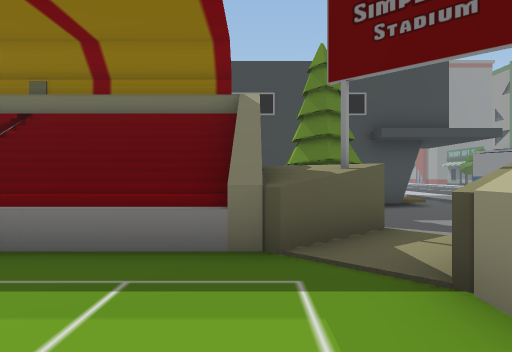
view 1 (above)

24 first-person views from a walk through a Unity game level. The camera is 1.5 m above the floor, looks level and sees 70° across. The floor is counted in squares, 2 m on a side. Each view is taken from the middle of a square. On the plan, view 1 faces up. The plan holds only what a view shows up to about 11 squares ahead; the rest is blank. The place goes on beyond the plan. The player character is not drawn. Some surface patterns are stand-ins.

view 2
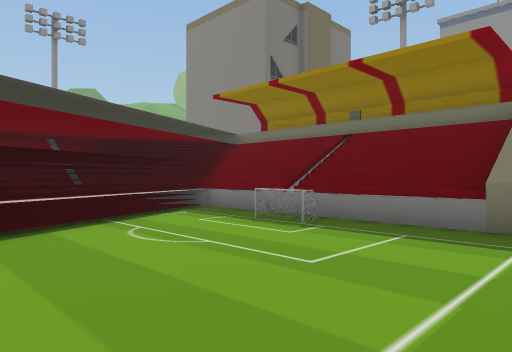

view 3
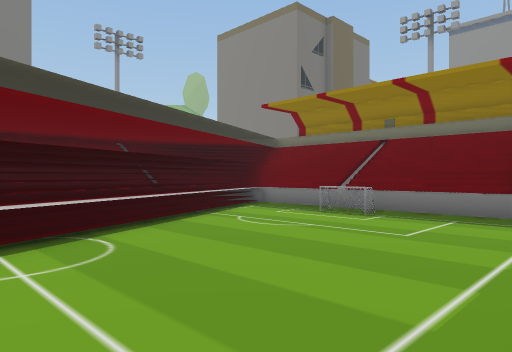

view 4
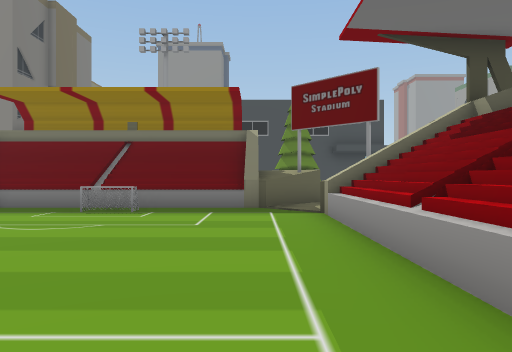

view 5
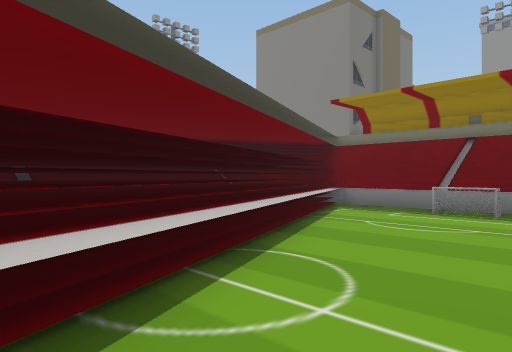

view 6
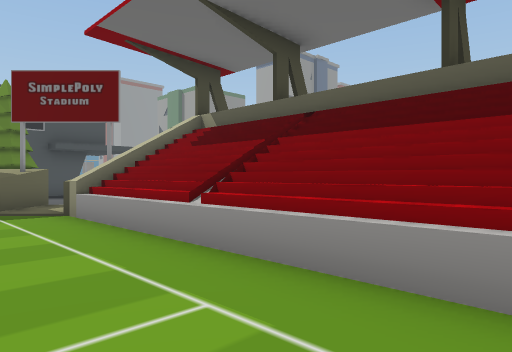

view 7
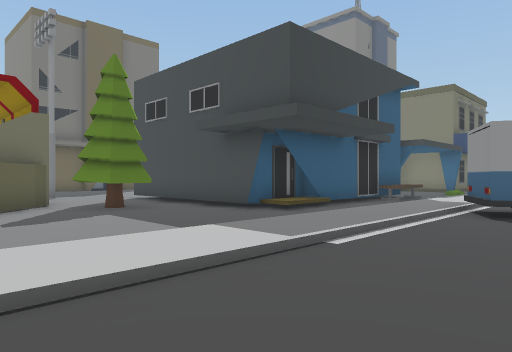

view 8
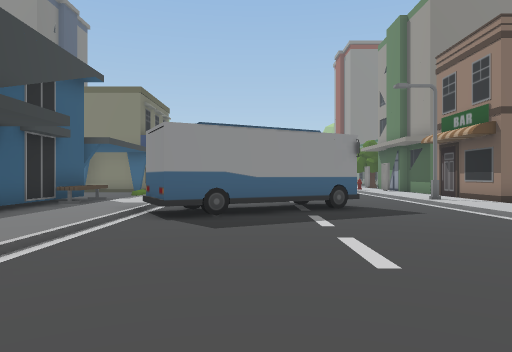

view 9
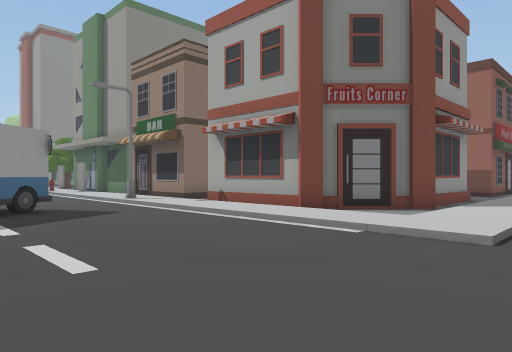

view 10
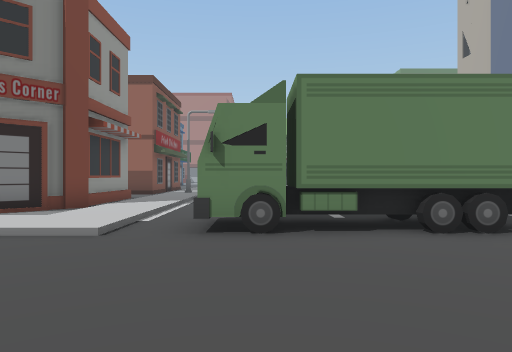

view 11
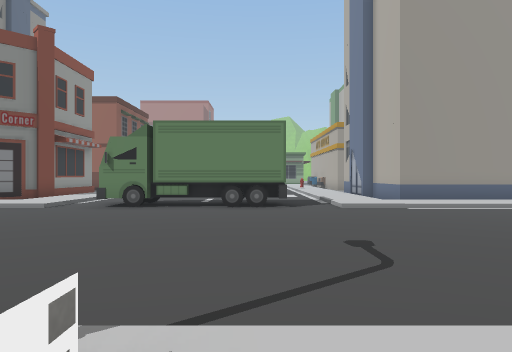

view 12
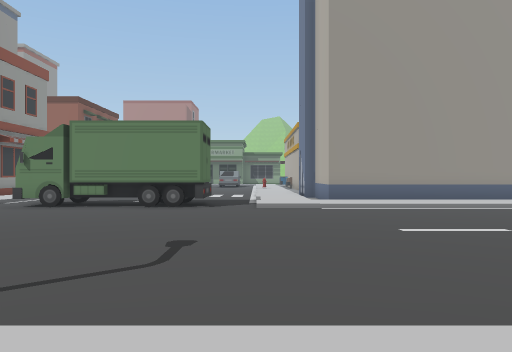

view 13
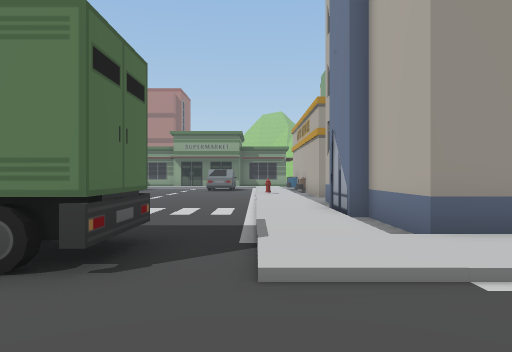

view 14
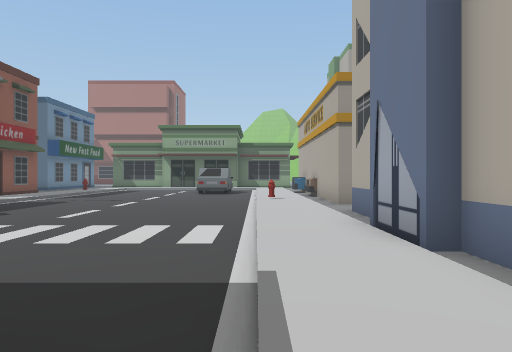

view 15
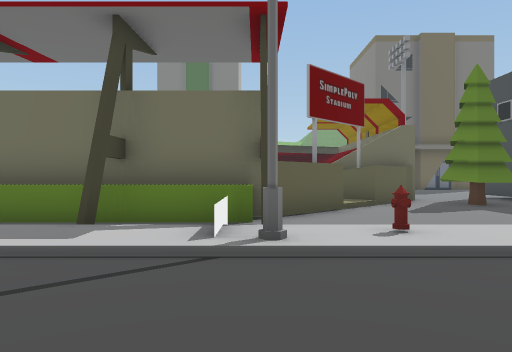

view 16
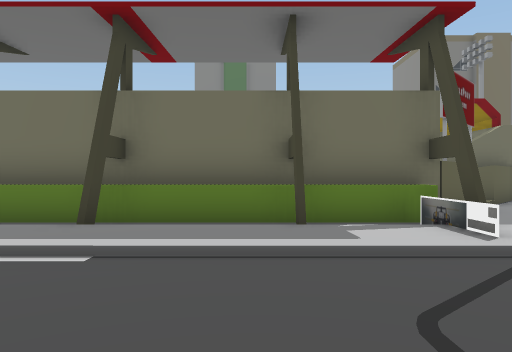

view 17
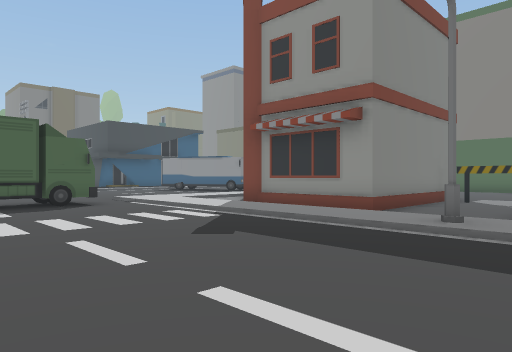

view 18
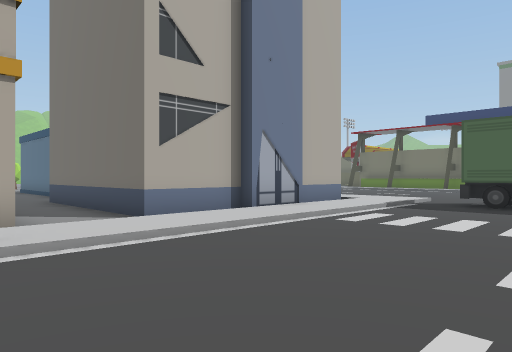

view 19
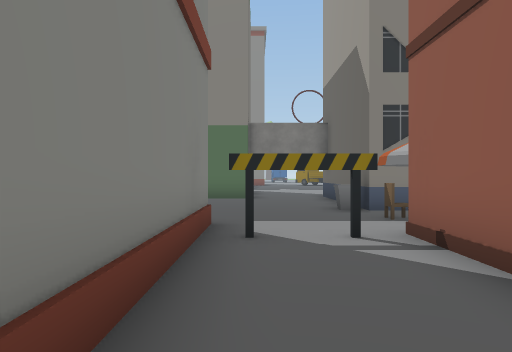

view 20
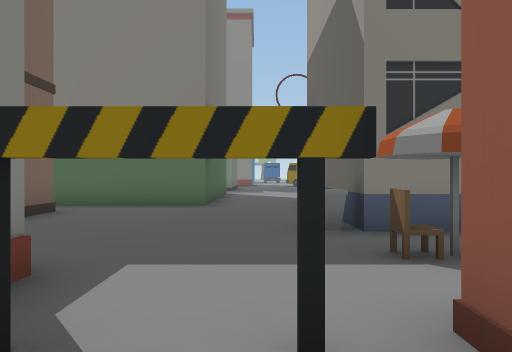

view 21
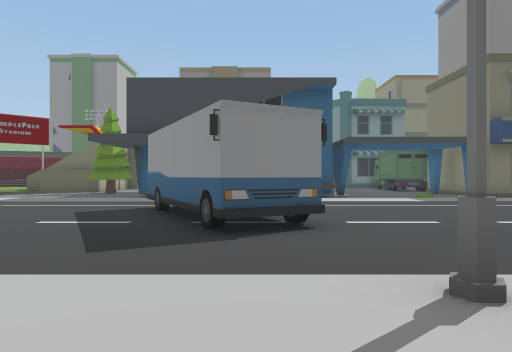

view 22
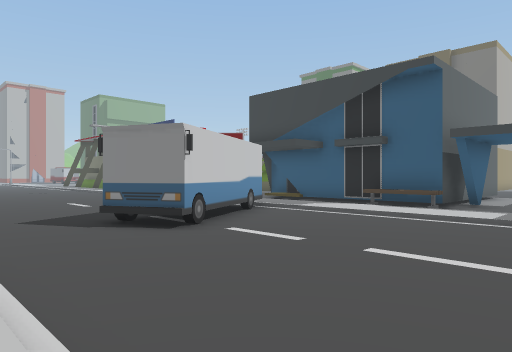

view 23
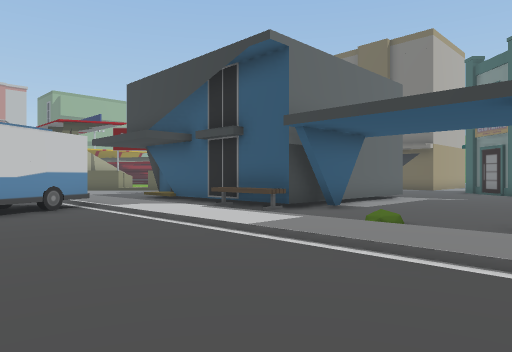

view 24
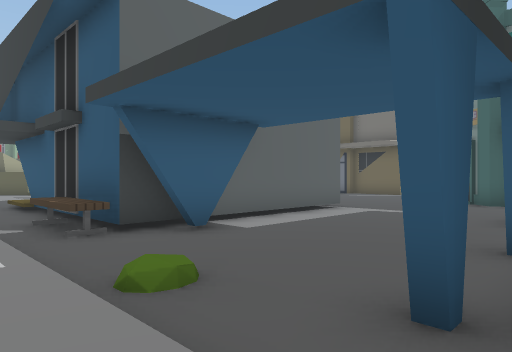

### Floor plan
Key: @ floor where view 1 was taken; # wall or solid block; . main floor; : floor 0.25 m higher than the main floor; / step, stairs or slope; = window, fence, low wall or low ledge; ^ raised ledge; T tree; B bench; U bus; H hydrant; S streetlight; C container; I building; F fence; O other object.
Columns run from 8 left of view 1 to 26 right of it. Each row starts with its distance up from view 1.
 22           #### :.. .          I...
 21         .....//:...        III ...
 20    I........../:...... :   .......I
 19    I.........//:.......     ......I
 18      ........./:.......:   #......I
 17      ......##./:.......:    ......I
 16      ..######B/:.......:/#   ....OI
 15             #B/:...U...S/#   ......
 14             #./:..UUU..:/.    ....O
 13             #./:UUUU...:/#    #FF.
 12             #//:UU.....:/#    #..#
 11             #//:.......:/#    #..#
 10         #####//:.......:/#    #..
  9         ....../:.......:/.##==#..
  8        ..TT.../:.......:/..#....
  7        ..TT.../:.......:::::::::S:
  6         ##..../:.......////////////
  5  #########/.../:...................
  4 ##^^^^^^^::.../H.......CC..........
  3 #=::::::::^##./:.......CC..........
  2 ##^:::::::###^OS.......CC..........
  1 ###:::::::###^/:.......CC..........
  0 ###^::::@:###^#:...................
 -1 ####::::::^ #^/:.......//////////O.
 -2 ####^:::::###^/:.......::::::::::::
 -3 #####:::::###^#:.......::IIIIII....
 -4 #####^::::###^/:  .....::I    I..I
 -5     #^ :::^ #^     ....::I    I..I

Positions as (right, up) in squares from view 1, and headings:
1: (0, 0), facing up
2: (1, -2), facing up-left
3: (1, -4), facing up-left
4: (0, -5), facing up
5: (-1, -5), facing up-left
6: (-1, -5), facing up-right
7: (10, 4), facing up-left
8: (10, 5), facing up
9: (10, 5), facing up-right
10: (10, 4), facing right
11: (6, 1), facing right
12: (6, -1), facing right
13: (12, -1), facing right
14: (15, -1), facing right
15: (11, 2), facing left
16: (11, -1), facing left
17: (26, 1), facing up-left
18: (26, 3), facing down-left
19: (23, 8), facing up
20: (24, 11), facing up
21: (17, 14), facing left
22: (15, 20), facing down-left
23: (11, 22), facing down-left
24: (7, 22), facing down-left
